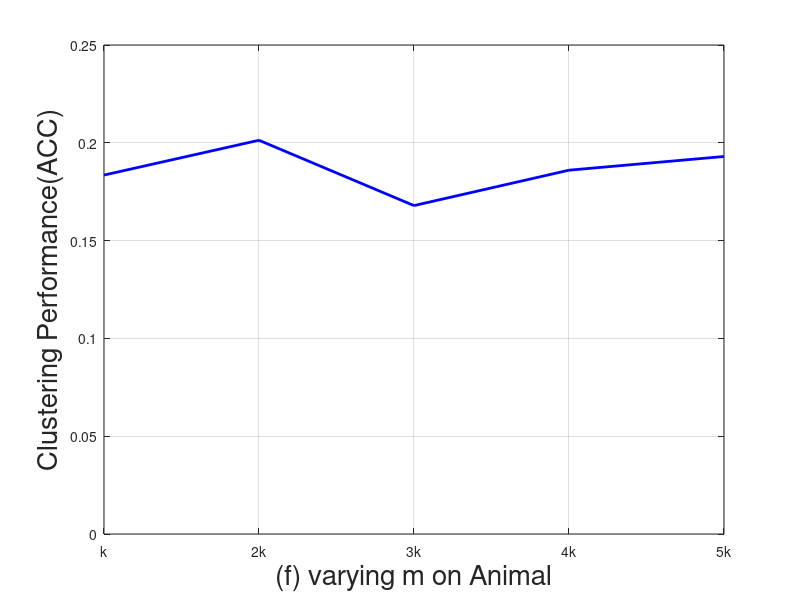

Reproduce this figure in MATLAB.
clear;
% Generate sample data
% x = [0,0.1,0.2, 0.3,0.4,0.5,0.6,0.7,0.8,0.9,1];
% x = [0.1,0.2, 0.25, 0.3,0.4,0.5,0.6,0.7,0.8,0.9,1];
% x=  [1, 2, 3, 4, 5, 6]; 
% x=  [1, 2, 3, 4, 5, 6, 7]; 
x = [1, 2, 3, 4, 5];
%animal beta
% y = [0.1263,  0.1864,   0.1833,0.1745, 0.1800,  0.1793,  0.1735,0.2013,  0.1828, 0.1826, 0.1664];
%ytf10 beta
% y = [0.7022, 0.7020, 0.7644, 0.7626, 0.8188, 0.7664, 0.7609, 0.7562, 0.7649,0.8095, 0.8751];
% y2 = 3 * x - 2;
%animal graph 
% y = [0.1488, 0.1446, 0.2013,  0.0907,  0.0907,  0.0907,  0.0907,  0.0907,  0.0907, 0.0907,  0.0907];
%YTF10 graph 
% y = [0.1821, 0.5136, 0.8751,  0.1592,   0.1592,   0.1592,   0.1592,   0.1592,   0.1592,  0.1592,   0.1592];
%animal partition
% y = [0.2, 0.2, 0.2 ,0.2 ,0.2 ,0.18];
%YTF partition 
% y = [0.8751, 0.8751, 0.8751,0.8752, 0.8762,    0.8781];
%anmial A
% y = [0.1371, 0.1371,0.1545, 0.2013,0.194, 0.17244, 0.13];
% YTF A
%y = [0.5873, 0.6204,0.7425,  0.7955,0.8751, 0.5514, 0.53];
% animal l
% y = [0.1760, 0.2013, 0.1854, 0.17836, 0.17836];
%animal k
y = [0.1835, 0.2013, 0.1679, 0.1860, 0.1930];
%ytf10 l
% y = [0.8579, 0.8751, 0.6885, 0.8243, 0.7821];
%ytf10 k 
% y = [ 0.8751, 0.6878, 0.6360, 0.6343, 0.6584];
% Create the figure
figure;

% Plot the lines
plot(x, y, 'b-', 'LineWidth', 2);

% plot(x, y, 'b--', 'LineWidth', 2);
% line([2 2], [0 0.8751], 'Color', 'r', 'LineWidth', 2);
% Add labels and title
% xlabel('X-axis');
ylabel('Clustering Performance(ACC)', 'FontSize', 20);
xticks(x);
% set(gca, 'xtick', 0.1:90:1);
% set(gca, 'xticklabel', {'0','0.1','0.2','0.3','0.4','0.5','0.6','0.7','0.8','0.9','1'});

% xticklabels(compose('%0.2f', x));
xticks(x);
 
% Set labels corresponding to the positions of x-axis ticks
% xticklabels({'Label1', 'Label3', 'Label5', 'Label7', 'Label9'});
% title("Animal","FontSize",20);
% xticklabels = {'0.1','', '1/v','','0.4','0.5','0.6','0.7','0.8','0.9','1'};
% xticklabels = {'10^{-4}','10^{-3}', '10^{-2}','10^{-1}','10^{0}','10^{1}', '10^{2}'};%,'0.6','0.7','0.8','0.9','1'};
% xticklabels = {'10^{-6}','10^{-5}', '10^{-4}','10^{-3}','10^{-2}','10^{-1}'};
xticklabels = {'k','2k', '3k','4k','5k'};%,'10^{-1}'};
set(gca, 'XTickLabel', xticklabels);
% Add a legend
% legend('Line 1', 'Line 2');
xlabel('(f) varying m on Animal', 'FontSize', 20);
% Grid and axis limits
grid on;
% xlim([min(x), max(x)]);
ylim([0, 0.25]);
